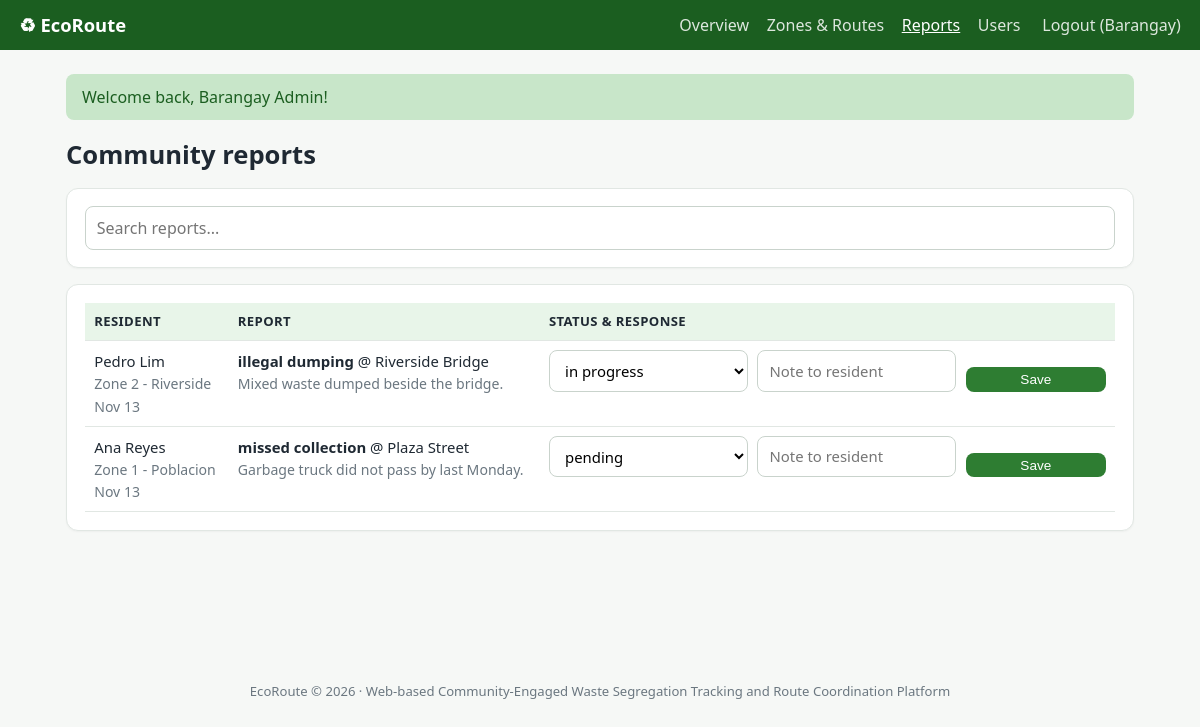
Screenshot of /admin/reports.php (signed in) with the database file from the repository.
### tables this page shows
CREATE TABLE reports(
  id INT AUTO_INCREMENT PRIMARY KEY,
  user_id INT NOT NULL,
  type ENUM('missed_collection','illegal_dumping','pickup_request','other') NOT NULL,
  location VARCHAR(150) NOT NULL,
  description TEXT NOT NULL,
  status ENUM('pending','in_progress','resolved') NOT NULL DEFAULT 'pending',
  admin_note VARCHAR(255) DEFAULT '',
  created_at TIMESTAMP DEFAULT CURRENT_TIMESTAMP,
  FOREIGN KEY(user_id) REFERENCES users(id) ON DELETE CASCADE
);

CREATE TABLE users(
  id INT AUTO_INCREMENT PRIMARY KEY,
  name VARCHAR(100) NOT NULL,
  email VARCHAR(120) NOT NULL UNIQUE,
  password VARCHAR(255) NOT NULL,
  role ENUM('resident','collector','admin') NOT NULL DEFAULT 'resident',
  zone_id INT NULL,
  phone VARCHAR(30) DEFAULT '',
  created_at TIMESTAMP DEFAULT CURRENT_TIMESTAMP,
  FOREIGN KEY(zone_id) REFERENCES zones(id) ON DELETE SET NULL
);

CREATE TABLE zones(
  id INT AUTO_INCREMENT PRIMARY KEY,
  name VARCHAR(80) NOT NULL,
  description VARCHAR(255) DEFAULT ''
);

### config.php (called while the page is built, shortened)
<?php
function e($s) { return htmlspecialchars((string)$s, ENT_QUOTES, 'UTF-8'); }
function user() { return $_SESSION['user'] ?? null; }
function flash($m = null, $t = 'ok') {
    $f = $_SESSION['flash'] ?? null; unset($_SESSION['flash']); return $f;
}

### admin/reports.php (the view, shortened to what this page needs)
<?php require __DIR__ . '/../config.php'; require_role('admin'); $title = 'Reports';
$rows = $pdo->query("SELECT r.*, u.name, z.name zone FROM reports r JOIN users u ON u.id=r.user_id LEFT JOIN zones z ON z.id=u.zone_id ORDER BY (r.status='resolved'), r.id DESC")->fetchAll();
include __DIR__ . '/../includes/header.php'; ?>
<h1>Community reports</h1>
<div class="card"><input data-filter="#rep" placeholder="Search reports..."></div>
<div class="card tbl"><table id="rep"><thead><tr><th>Resident</th><th>Report</th><th>Status & response</th></tr></thead><tbody>
<?php foreach ($rows as $r): ?><tr><td><?= e($r['name']) ?><br><span class="mut"><?= e($r['zone']) ?><br><?= date('M j', strtotime($r['created_at'])) ?></span></td>
  <td><b><?= e(str_replace('_', ' ', $r['type'])) ?></b> @ <?= e($r['location']) ?><br><span class="mut"><?= e($r['description']) ?></span></td>
  <td><form method="post" class="row"><?= csrf() ?><input type="hidden" name="id" value="<?= $r['id'] ?>">
    <select name="status"><?php foreach (['pending','in_progress','resolved'] as $s): ?><option value="<?= $s ?>" <?= $s === $r['status'] ? 'selected' : '' ?>><?= str_replace('_', ' ', $s) ?></option><?php endforeach; ?></select>
    <input name="admin_note" placeholder="Note to resident" value="<?= e($r['admin_note']) ?>"><button class="btn sm">Save</button></form></td></tr>
<?php endforeach; if (!$rows) echo '<tr><td colspan="3" class="mut">No reports.</td></tr>'; ?></tbody></table></div>
<?php include __DIR__ . '/../includes/footer.php'; ?>

### includes/header.php (shortened to what this page needs)
<?php
$u = user(); $f = flash(); $cur = basename($_SERVER['PHP_SELF']);
$nav = [];
if ($u) {
    if ($u['role'] === 'admin') $nav = [['admin/dashboard.php','Overview'],['admin/routes.php','Zones & Routes'],['admin/reports.php','Reports'],['admin/users.php','Users']];
}
?><!DOCTYPE html>
<html lang="en"><head><meta charset="utf-8">
<link rel="stylesheet" href="<?= BASE_URL ?>/assets/css/style.css">
<script src="<?= BASE_URL ?>/assets/js/app.js" defer></script></head><body>
<header class="nav">
  <a class="brand" href="<?= BASE_URL ?>/index.php">♻ EcoRoute</a>
  <nav class="nav-links">
    <?php foreach ($nav as $n): ?><a class="<?= basename($n[0]) === $cur ? 'on' : '' ?>" href="<?= BASE_URL . '/' . $n[0] ?>"><?= $n[1] ?></a><?php endforeach; ?>
    <?php if ($u): ?><a href="<?= BASE_URL ?>/logout.php">Logout (<?= e(explode(' ', $u['name'])[0]) ?>)</a>
    <?php else: ?><a href="<?= BASE_URL ?>/login.php">Login</a><a href="<?= BASE_URL ?>/register.php">Register</a><?php endif; ?>
  </nav>
</header>
<main class="wrap">
<?php if ($f): ?><div class="flash <?= $f[1] ?>"><?= e($f[0]) ?></div><?php endif; ?>

### includes/footer.php
</main>
<footer class="foot">EcoRoute &copy; <?= date('Y') ?> &middot; Web-based Community-Engaged Waste Segregation Tracking and Route Coordination Platform</footer>
</body></html>

### assets/css/style.css (style rules this page uses)
:root { --g:#2e7d32;--gd:#1b5e20;--gl:#e8f5e9;--ink:#1f2933;--mut:#6b7780;--bd:#e1e7e3;--bg:#f6f8f6;--warn:#f9a825;--bad:#c62828 }
* { box-sizing:border-box }
body { margin:0;font-family:system-ui,"Segoe UI",sans-serif;background:var(--bg);color:var(--ink);line-height:1.5 }
a { color:var(--g) }
h1,h2,h3 { margin:.2rem 0 .8rem }
h1 { font-size:1.6rem }
.nav { background:var(--gd);display:flex;align-items:center;justify-content:space-between;padding:.7rem 1.2rem;flex-wrap:wrap;gap:.5rem;position:sticky;top:0;z-index:5 }
.nav a { color:#fff;text-decoration:none;margin-left:1.1rem;opacity:.85 }
.nav a:hover,.nav a.on { opacity:1;text-decoration:underline }
.nav .brand { font-weight:700;font-size:1.15rem;margin:0;opacity:1 }
.wrap { max-width:1100px;margin:1.5rem auto;padding:0 1rem;min-height:70vh }
.card { background:#fff;border:1px solid var(--bd);border-radius:12px;padding:1.1rem;margin-bottom:1rem;box-shadow:0 1px 2px rgba(0,0,0,.04) }
.btn { display:inline-block;background:var(--g);color:#fff;border:0;border-radius:8px;padding:.55rem 1.1rem;font-size:.95rem;cursor:pointer;text-decoration:none }
.btn.sm { padding:.3rem .7rem;font-size:.85rem }
input,select,textarea { width:100%;padding:.55rem .7rem;border:1px solid #c9d3cc;border-radius:8px;font:inherit;background:#fff }
.row { display:flex;gap:.6rem;flex-wrap:wrap;align-items:flex-end }
.row>* { flex:1;min-width:140px }
.row .btn { flex:0;margin:0;width:auto }
table { width:100%;border-collapse:collapse;font-size:.93rem }
th,td { padding:.55rem .6rem;border-bottom:1px solid var(--bd);text-align:left;vertical-align:top }
th { background:var(--gl);font-size:.82rem;text-transform:uppercase;letter-spacing:.03em }
.tbl { overflow-x:auto }
.flash { padding:.7rem 1rem;border-radius:8px;margin-bottom:1rem }
.flash.ok { background:#c8e6c9;color:#1b5e20 }
.mut { color:var(--mut);font-size:.88rem }
.foot { text-align:center;color:var(--mut);font-size:.82rem;padding:1.5rem 1rem }

### rows the page displays
reports: user.name "Pedro Lim", zones.name "Zone 2 - Riverside", created_at "Nov 13", type "illegal dumping", location "Riverside Bridge", description "Mixed waste dumped beside the bridge.", status "in progress"
reports: user.name "Ana Reyes", zones.name "Zone 1 - Poblacion", created_at "Nov 13", type "missed collection", location "Plaza Street", description "Garbage truck did not pass by last Monday.", status "pending"

### other values shown
$n[1] "Overview"
$n[1] "Zones & Routes"
$n[1] "Reports"
$n[1] "Users"
explode(' ', $u['name'])[0] "Barangay"
$f[0] "Welcome back, Barangay Admin!"
